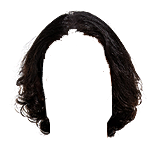
#> input picture jame_hair.png, 156 x 149 px
$ python main.py
#> lines starting #> are read from the running program, lines starting #| are printed output that depends on the picture
from PIL import Image

hair = Image.open('jame_hair.png')
#> hair is the input picture: PIL image 156x149 RGBA; mean R, G, B, A 140.7, 137.3, 137, 62.2
img = Image.open('img.png')
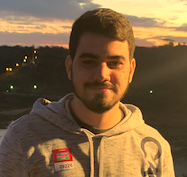
#> input picture img.png, 187 x 177 px
#> img is the input picture: PIL image 187x177 RGBA; mean R, G, B, A 127.1, 99.4, 65.2, 255

# w, h = img.size
print(hair.size)
#| (156, 149)
hair = hair.resize((135, 135))
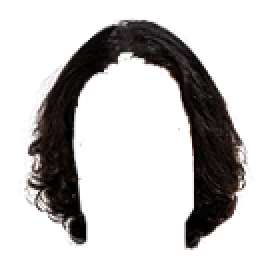
#> hair: PIL image 135x135 RGBA (shown 2 times larger); mean R, G, B, A 12.7, 9.7, 9.2, 62.1; transparent parts drawn white
hair.show()
point = (35, -2)

img.paste(hair, point, hair)
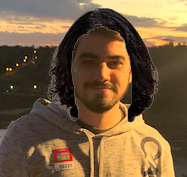
#> img: PIL image 187x177 RGBA; mean R, G, B, A 118.4, 92.8, 62.1, 253.5; transparent parts drawn white
# img.paste(hair, point)
img.show()
